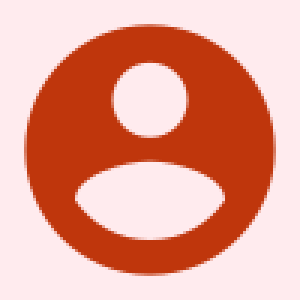
#> input picture introduction/data/20image.png, 100 x 100 px, found by its file name (shown 3 times larger)
$ python p21.py
#> lines starting #> are read from the running program, lines starting #| are printed output that depends on the picture
import numpy as np
import cv2 as cv

img=cv.imread("20image.png",cv.IMREAD_COLOR)
#> img is the input picture: shape (100, 100, 3); mean B, G, R 147.5, 162.5, 229.4
cv.imshow("Original Image",img)
img_1=cv.resize(img,(400,400),interpolation=cv.INTER_NEAREST)
cv.imshow("Nearest neighbour interpolation",img_1)
img_2=cv.resize(img,(400,400),interpolation=cv.INTER_LINEAR)
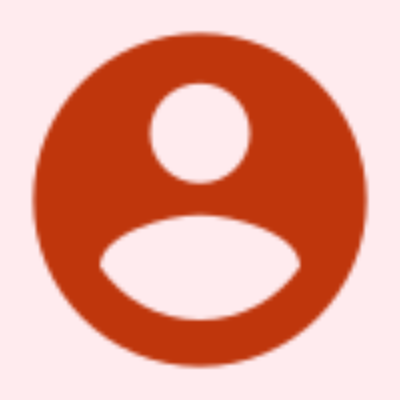
#> img_2: shape (400, 400, 3); mean B, G, R 147.5, 162.5, 229.4
cv.imshow("Linear interpolation",img_2)
img_3=cv.resize(img,(400,400),interpolation=cv.INTER_AREA)
cv.imshow("AREA interpolation",img_3)
img_4=cv.resize(img,(400,400),interpolation=cv.INTER_CUBIC)
cv.imshow("Cubic interpolation",img_4)
cv.waitKey(0)
